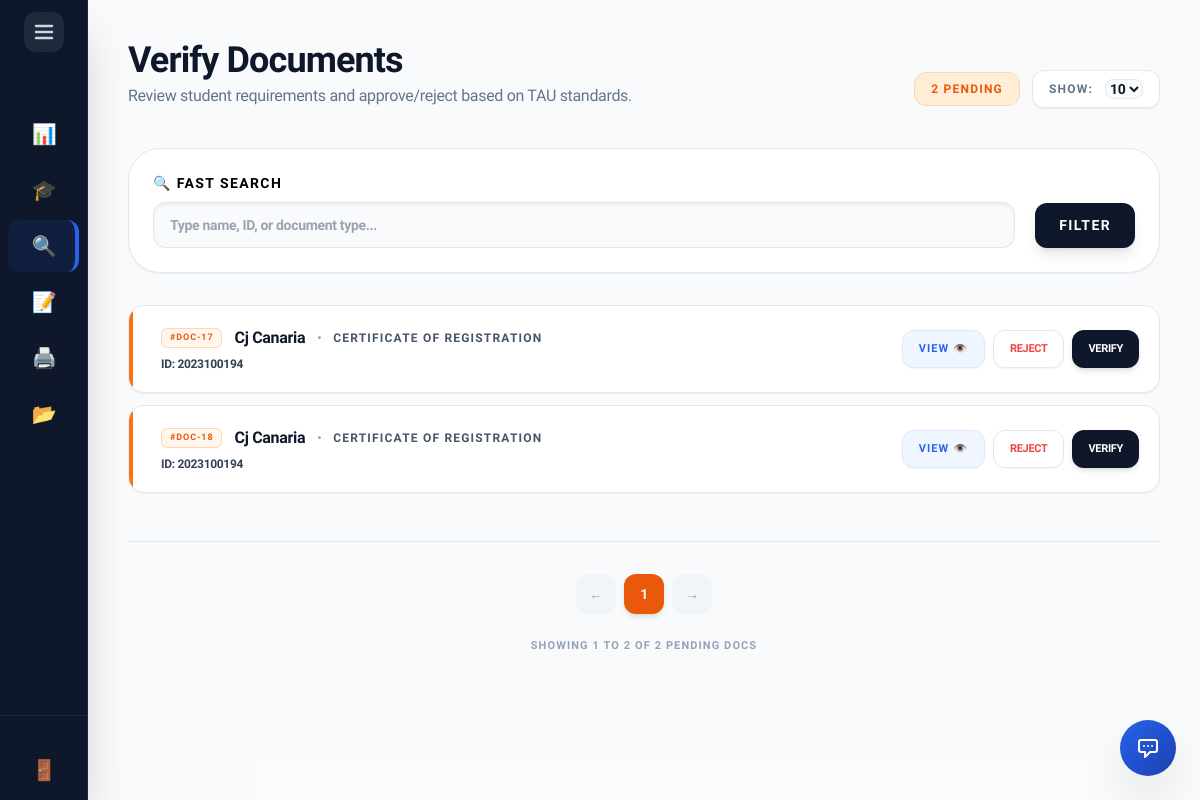
Screenshot of /external_admin/verify.php (signed in) with the database file from the repository.
### tables this page shows
CREATE TABLE `submitted_document` (
  `SubmittedDocID` int(11) NOT NULL AUTO_INCREMENT,
  `ApplicationID` int(11) NOT NULL,
  `RequirementID` int(11) NOT NULL,
  `FilePath` varchar(255) NOT NULL,
  `UploadDate` timestamp NOT NULL DEFAULT current_timestamp(),
  `VerificationStatus` varchar(50) DEFAULT 'Pending',
  PRIMARY KEY (`SubmittedDocID`),
  KEY `ApplicationID` (`ApplicationID`),
  KEY `RequirementID` (`RequirementID`),
  CONSTRAINT `submitted_document_ibfk_1` FOREIGN KEY (`ApplicationID`) REFERENCES `application` (`ApplicationID`) ON DELETE CASCADE,
  CONSTRAINT `submitted_document_ibfk_2` FOREIGN KEY (`RequirementID`) REFERENCES `document_requirement` (`RequirementID`) ON DELETE CASCADE
);

CREATE TABLE `users` (
  `UserID` int(11) NOT NULL AUTO_INCREMENT,
  `Username` varchar(50) NOT NULL,
  `Email` varchar(100) NOT NULL,
  `PasswordHash` varchar(255) NOT NULL,
  `FirstName` varchar(100) NOT NULL,
  `LastName` varchar(100) NOT NULL,
  `Role` enum('Student','Internal_Admin','External_Admin','Super_Admin') DEFAULT 'Student',
  `AccountStatus` varchar(20) DEFAULT 'Active',
  `StudentID_Num` varchar(50) DEFAULT NULL,
  `YearLevel` varchar(50) DEFAULT NULL,
  `GPA` decimal(4,2) DEFAULT NULL,
  `Major` varchar(100) DEFAULT NULL,
  `ProgramID` int(11) DEFAULT NULL,
  `Department` varchar(100) DEFAULT NULL,
  `Organization` varchar(100) DEFAULT NULL,
  `ContactNumber` varchar(20) DEFAULT NULL,
  `DateOfBirth` date DEFAULT NULL,
  `ProfilePicture` varchar(255) DEFAULT NULL,
  `ResetToken` varchar(255) DEFAULT NULL,
  `ResetTokenExpire` datetime DEFAULT NULL,
  `Gender` varchar(20) NOT NULL DEFAULT 'Not Specified',
  PRIMARY KEY (`UserID`),
  UNIQUE KEY `Username` (`Username`),
  UNIQUE KEY `Email` (`Email`)
);

CREATE TABLE `document_requirement` (
  `RequirementID` int(11) NOT NULL AUTO_INCREMENT,
  `ScholarshipID` int(11) NOT NULL,
  `DocumentName` varchar(100) NOT NULL,
  PRIMARY KEY (`RequirementID`),
  KEY `ScholarshipID` (`ScholarshipID`),
  CONSTRAINT `document_requirement_ibfk_1` FOREIGN KEY (`ScholarshipID`) REFERENCES `scholarship` (`ScholarshipID`) ON DELETE CASCADE
);

### external_admin/verify.php (the view, shortened to what this page needs)
<?php
include '../includes/db_connect.php';
include '../includes/header.php';
include '../includes/external_sidebar.php';
$search_query = $_GET['search'] ?? '';
$where_clause = "WHERE sd.VerificationStatus = 'Pending'";
$params = [];
try {
    $stmt = $pdo->prepare("
        SELECT sd.SubmittedDocID AS document_id,
               dr.DocumentName AS document_type,
               sd.VerificationStatus AS verification_status,
               sd.FilePath AS file_path,
               u.FirstName AS first_name,
               u.LastName AS last_name,
               u.StudentID_Num AS student_number
        FROM submitted_document sd
        JOIN document_requirement dr ON sd.RequirementID = dr.RequirementID
        JOIN application a ON sd.ApplicationID = a.ApplicationID
        JOIN users u ON a.UserID = u.UserID
        $where_clause
        ORDER BY sd.SubmittedDocID ASC
    ");
    $stmt->execute($params);
    $pending_docs = $stmt->fetchAll();
} catch (PDOException $e) {
    die("<div class='p-10 text-red-500 font-black'>Database Error: " . $e->getMessage() . "</div>");
}
$highlight_doc_id = $_GET['doc_id'] ?? null;
?>
<main class="flex-1 p-5 lg:p-10 lg:ml-72 bg-slate-50/50 min-h-screen relative transition-all duration-300">
    <header class="mb-8 lg:mb-10 flex flex-col sm:flex-row sm:justify-between sm:items-end gap-4">
        <div>
            <h2 class="text-3xl lg:text-4xl font-black text-slate-900 tracking-tight">Verify Documents</h2>
            <p class="text-slate-500 text-sm lg:text-base font-medium mt-1">Review student requirements and approve/reject based on TAU standards.</p>
        </div>
        <div class="flex items-center gap-3">
            <span class="bg-orange-100 text-orange-600 border border-orange-200 px-4 py-2 rounded-xl text-xs font-black uppercase tracking-widest inline-block shrink-0">
                <?= count($pending_docs) ?> Pending
            </span>
            <div class="flex items-center gap-3 bg-white px-4 py-2 rounded-xl border border-slate-200 shadow-sm shrink-0">
                <span class="text-xs font-bold text-slate-500 uppercase tracking-widest hidden sm:inline">Show:</span>
                <select id="itemsPerPage" onchange="changeItemsPerPage()" class="bg-slate-50 border border-slate-200 text-slate-900 text-sm font-bold rounded-lg focus:ring-orange-500 focus:border-orange-500 outline-none cursor-pointer">
                    <option value="10" selected>10</option>
                </select>
            </div>
        </div>
    </header>
    <div class="bg-white p-6 rounded-[2rem] border border-slate-200 shadow-sm mb-8">
        <form method="GET" class="flex flex-wrap items-end gap-5">
            <div class="flex-1 min-w-[200px]">
                <label class="block text-[14px] font-black text-black uppercase tracking-widest mb-2">🔍 Fast Search</label>
                <input type="search" name="search" value="<?= htmlspecialchars($search_query) ?>" placeholder="Type name, ID, or document type..." autocomplete="off" class="w-full bg-slate-50 border border-slate-200 px-4 py-3 rounded-xl font-bold text-sm text-black outline-none focus:ring-2 focus:ring-orange-500/20 transition-all shadow-inner">
            </div>
            <div class="flex gap-2 w-full sm:w-auto mt-2 sm:mt-0">
                <button type="submit" class="flex-1 sm:flex-none bg-slate-900 text-white px-6 py-3 rounded-xl font-black text-[14px] uppercase tracking-widest hover:bg-orange-600 transition-all shadow-lg active:scale-95">Filter</button>
            </div>
        </form>
    </div>
    <div id="verifyGrid" class="flex flex-col gap-3">
        <?php if(empty($pending_docs)): ?>
            <div class="col-span-full p-10 lg:p-20 bg-white rounded-[2rem] border border-slate-200 text-center shadow-sm">
                <div class="text-4xl mb-4">🎉</div>
                <h3 class="text-lg font-black text-slate-900">All caught up!</h3>
                <p class="text-slate-400 font-medium text-sm mt-1">There are no documents currently awaiting verification.</p>
            </div>
        <?php else: ?>
            <?php foreach($pending_docs as $doc):
                $isHighlight = ($highlight_doc_id == $doc['document_id']) ? 'highlight-card' : '';
            ?>
            <div class="verify-card <?= $isHighlight ?> bg-white rounded-2xl border border-slate-200 shadow-sm hover:shadow-md hover:border-orange-300 transition-all flex flex-col lg:flex-row items-start lg:items-center justify-between p-5 relative overflow-hidden group">
                <div class="absolute top-0 left-0 w-1 h-full bg-orange-500"></div>
                <div class="flex-1 min-w-0 pr-4 lg:pr-8 pl-3 w-full lg:w-auto">
                    <div class="flex items-center gap-3 mb-1.5 flex-wrap">
                        <span class="bg-orange-50 text-orange-600 px-2 py-0.5 rounded-md text-[9px] font-black uppercase tracking-widest border border-orange-200 shrink-0">
                            #DOC-<?= $doc['document_id'] ?>
                        </span>
                        <h4 class="text-base font-black text-slate-900 truncate"><?= htmlspecialchars($doc['first_name'].' '.$doc['last_name']) ?></h4>
                        <span class="text-xs text-slate-400 font-bold hidden md:inline">•</span>
                        <span class="text-xs font-black text-slate-600 uppercase tracking-widest truncate"><?= htmlspecialchars($doc['document_type']) ?></span>
                    </div>
                    <div class="flex items-center gap-2 text-xs font-medium text-slate-500 truncate">
                        <span class="text-slate-700 font-bold">ID: <?= htmlspecialchars($doc['student_number']) ?></span>
                    </div>
                </div>
                <div class="mt-4 lg:mt-0 flex items-center justify-end w-full lg:w-auto shrink-0 gap-2 pl-0 lg:pl-6">
                    <button type="button" onclick="openDocModal('<?= htmlspecialchars($doc['file_path']) ?>', '<?= htmlspecialchars(addslashes($doc['document_type'])) ?>')" class="bg-blue-50 text-blue-600 hover:bg-blue-600 hover:text-white px-4 py-2.5 rounded-xl text-[11px] font-black uppercase tracking-widest transition-all border border-blue-100 shadow-sm whitespace-nowrap active:scale-95">
                        View 👁️
                    </button>
                    <form action="../actions/process_crud.php" method="POST" class="flex gap-2 m-0">
                        <button type="submit" name="status" value="Rejected" onclick="return confirm('Reject this document? The student will need to re-upload.');" class="bg-white text-red-500 hover:bg-red-50 hover:border-red-200 px-4 py-2.5 rounded-xl text-[11px] font-black uppercase border border-slate-200 transition-all shadow-sm active:scale-95 whitespace-nowrap">
                            Reject
                        </button>
                        <button type="submit" name="status" value="Verified" onclick="return confirm('Approve this document as officially verified?');" class="bg-slate-900 text-white hover:bg-green-600 px-4 py-2.5 rounded-xl text-[11px] font-black uppercase transition-all shadow-md active:scale-95 whitespace-nowrap">
                            Verify
                        </button>
                    </form>
                </div>
            </div>
            <?php endforeach; ?>
        <?php endif; ?>
    </div>
    <div class="flex flex-col items-center justify-center mt-12 gap-4 border-t border-slate-200 pt-8 pb-10">
        <div id="paginationControls" class="flex flex-wrap justify-center gap-2"></div>
        <div id="pageInfo" class="text-[11px] font-black text-slate-400 uppercase tracking-widest text-center mt-2">
        </div>
    </div>
</main>
<?php include '../includes/footer.php'; ?>

### includes/header.php (style rules this page uses)
:root { --sidebar-width: 5.5rem; --transition-speed: 0.4s; --transition-curve: cubic-bezier(0.4, 0, 0.2, 1); }
body { font-family: 'Plus Jakarta Sans', sans-serif; letter-spacing: -0.02em; overflow-x: hidden; }
main { margin-left: var(--sidebar-width) !important; transition: margin-left var(--transition-speed) var(--transition-curve); width: calc(100vw - var(--sidebar-width)); }

### rows the page displays
submitted_document: SubmittedDocID "17", users.FirstName+LastName "Cj Canaria", RequirementID.DocumentName "CERTIFICATE OF REGISTRATION", users.StudentID_Num "2023100194"
submitted_document: SubmittedDocID "18", users.FirstName+LastName "Cj Canaria", RequirementID.DocumentName "CERTIFICATE OF REGISTRATION", users.StudentID_Num "2023100194"

### other values shown
$item[1] "📊"
$item[1] "🎓"
$item[1] "🔍"
$item[1] "📝"
$item[1] "🖨️"
$item[1] "📂"
count($pending_docs) "2"
